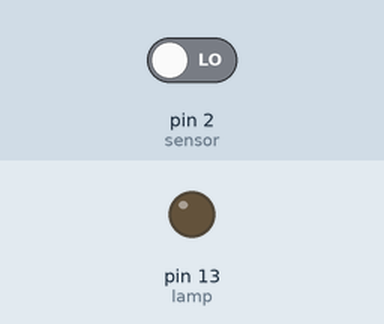
Bench run of a sketch on a simulated Arduino Uno, built with avr-gcc and run on an emulated ATmega328P. On the bench: output pins drawn as LEDs (lit = HIGH). Inputs (shaded band) come from the test bench; at power-on: pin 2 (sensor) LOW.

Above: at 1.2 s.
1.3 s: pin 2 (sensor) driven HIGH
At 2.6 s:
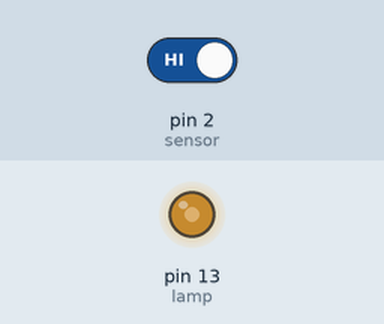
Timing chart, 0 to 4.3 s (numbered marks = the images above; inputs shaded):
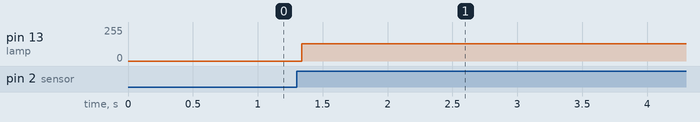

Measured:
- after the input at 1.3 s, pin 13 (lamp): 0/255 → 129/255 at once

The sketch:

Hidupkan_Lampu_dengan_Sensor_Tepuk_Tangan.ino
```cpp
#define sensor 2
#define lamp 13
int count = 0;

void setup() {
  pinMode(sensor, INPUT);
pinMode(lamp,OUTPUT);
  // put your setup code here, to run once:

}

void loop() {
  if (digitalRead(sensor)==1){
  count++;
  if(count==1){
    digitalWrite(lamp,LOW);
  }else if (count==2){
    digitalWrite(lamp,HIGH);
    count=0;
  }
  }
  // put your main code here, to run repeatedly:

}
```
